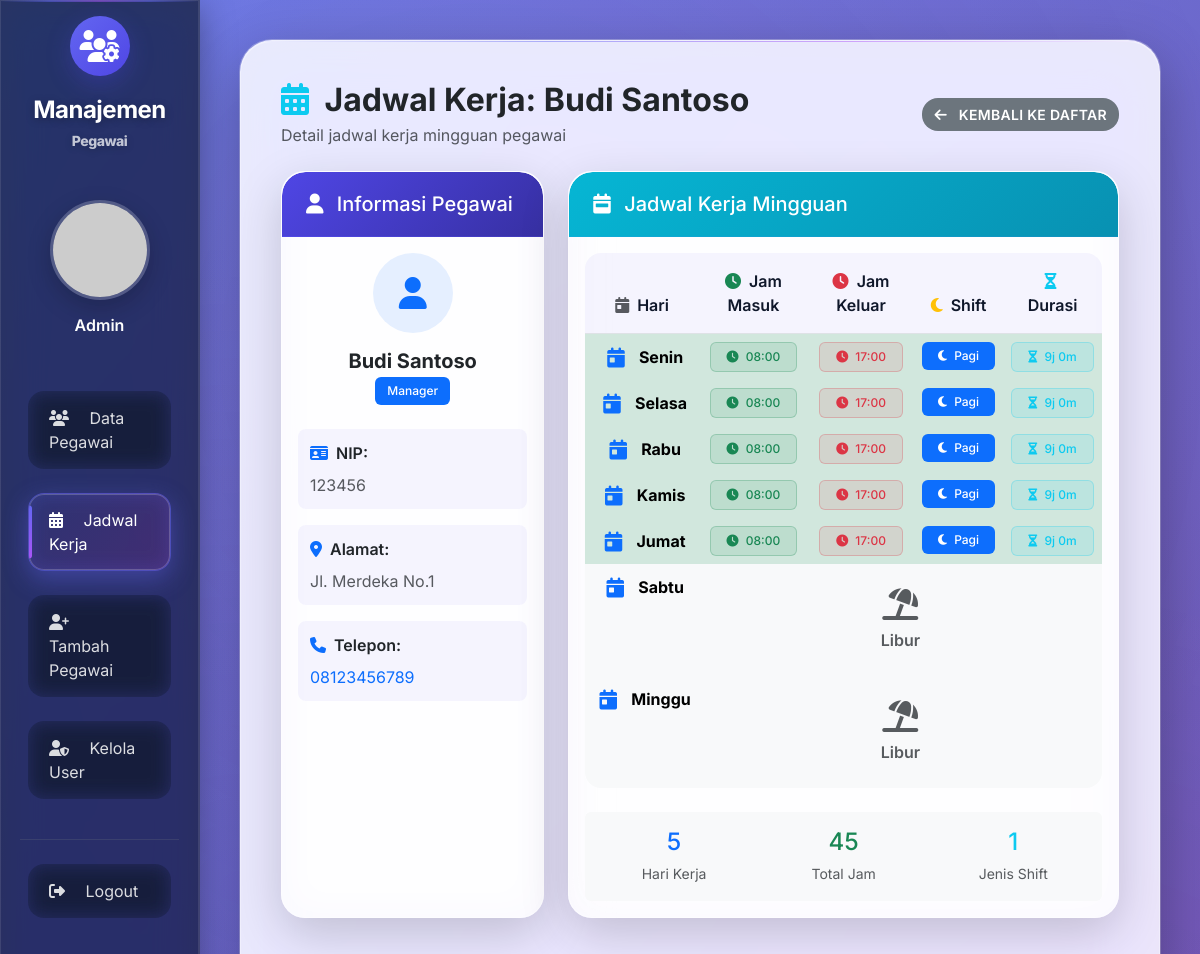
Screenshot of /pegawai/jadwal.php?id=1 (signed in) with the database file from the repository.
### tables this page shows
CREATE TABLE `pegawai` (
  `id` INT AUTO_INCREMENT PRIMARY KEY,
  `nama` VARCHAR(100) NOT NULL,
  `nip` VARCHAR(20) NOT NULL UNIQUE,
  `jabatan` VARCHAR(50) NOT NULL,
  `alamat` TEXT,
  `telepon` VARCHAR(15),
  `tanggal_lahir` DATE
);

CREATE TABLE `jadwal_kerja` (
  `id` INT AUTO_INCREMENT PRIMARY KEY,
  `pegawai_id` INT NOT NULL,
  `hari` ENUM('Senin','Selasa','Rabu','Kamis','Jumat','Sabtu','Minggu') NOT NULL,
  `jam_masuk` TIME NOT NULL,
  `jam_keluar` TIME NOT NULL,
  `shift` ENUM('Pagi','Siang','Malam') NOT NULL,
  FOREIGN KEY (pegawai_id) REFERENCES pegawai(id) ON DELETE CASCADE
);

### pegawai/jadwal.php (the view, shortened to what this page needs)
<?php
include '../inc/db.php';
include '../inc/header.php';
include '../inc/navbar.php';
$id = isset($_GET['id']) ? intval($_GET['id']) : 0;
if ($id > 0) {
  $pegawai = mysqli_query($conn, "SELECT * FROM pegawai WHERE id=$id");
  $data_pegawai = mysqli_fetch_assoc($pegawai);
  $jadwal_result = mysqli_query($conn, "
    SELECT * FROM jadwal_kerja
    WHERE pegawai_id=$id
    ORDER BY FIELD(hari, 'Senin', 'Selasa', 'Rabu', 'Kamis', 'Jumat', 'Sabtu', 'Minggu')
  ");
  $jadwal_data = [];
  while ($jadwal = mysqli_fetch_assoc($jadwal_result)) {
    $jadwal_data[$jadwal['hari']] = $jadwal;
  }
  $hari_list = ['Senin', 'Selasa', 'Rabu', 'Kamis', 'Jumat', 'Sabtu', 'Minggu'];
}
?>
<?php if ($id > 0): ?>
  <div class="d-flex justify-content-between align-items-center mb-4">
    <div>
      <h2 class="fw-bold text-dark mb-1">
        <i class="fas fa-calendar-alt text-info me-2"></i>
        Jadwal Kerja: <?= htmlspecialchars($data_pegawai['nama']) ?>
      </h2>
      <p class="text-muted mb-0">Detail jadwal kerja mingguan pegawai</p>
    </div>
    <a href="list.php" class="btn btn-secondary">
      <i class="fas fa-arrow-left me-2"></i>
      Kembali ke Daftar
    </a>
  </div>
  <div class="row">
    <div class="col-lg-4 mb-4">
      <div class="card shadow-lg h-100">
        <div class="card-header bg-gradient-primary text-white">
          <h5 class="mb-0">
            <i class="fas fa-user me-2"></i>
            Informasi Pegawai
          </h5>
        </div>
        <div class="card-body">
          <div class="text-center mb-4">
            <div class="avatar-lg bg-primary bg-opacity-10 rounded-circle d-flex align-items-center justify-content-center mx-auto mb-3" style="width: 80px; height: 80px;">
              <i class="fas fa-user fa-2x text-primary"></i>
            </div>
            <h5 class="fw-bold mb-1"><?= htmlspecialchars($data_pegawai['nama']) ?></h5>
            <span class="badge bg-primary"><?= htmlspecialchars($data_pegawai['jabatan']) ?></span>
          </div>
          <div class="info-item mb-3">
            <div class="d-flex align-items-center mb-2">
              <i class="fas fa-id-card text-primary me-2"></i>
              <span class="fw-semibold">NIP:</span>
            </div>
            <p class="mb-0 text-muted"><?= htmlspecialchars($data_pegawai['nip']) ?></p>
          </div>
          <div class="info-item mb-3">
            <div class="d-flex align-items-center mb-2">
              <i class="fas fa-map-marker-alt text-primary me-2"></i>
              <span class="fw-semibold">Alamat:</span>
            </div>
            <p class="mb-0 text-muted"><?= htmlspecialchars($data_pegawai['alamat']) ?></p>
          </div>
          <div class="info-item">
            <div class="d-flex align-items-center mb-2">
              <i class="fas fa-phone text-primary me-2"></i>
              <span class="fw-semibold">Telepon:</span>
            </div>
            <a href="tel:<?= htmlspecialchars($data_pegawai['telepon']) ?>" class="text-decoration-none">
              <?= htmlspecialchars($data_pegawai['telepon']) ?>
            </a>
          </div>
        </div>
      </div>
    </div>
    <div class="col-lg-8 mb-4">
      <div class="card shadow-lg h-100">
        <div class="card-header bg-gradient-info text-white">
          <h5 class="mb-0">
            <i class="fas fa-calendar-week me-2"></i>
            Jadwal Kerja Mingguan
          </h5>
        </div>
        <div class="card-body">
          <div class="table-responsive">
            <table class="table table-borderless mb-0">
              <thead>
                <tr class="border-bottom">
                  <th class="text-center">
                    <i class="fas fa-calendar-day text-muted me-1"></i>
                    Hari
                  </th>
                  <th class="text-center">
                    <i class="fas fa-clock text-success me-1"></i>
                    Jam Masuk
                  </th>
                  <th class="text-center">
                    <i class="fas fa-clock text-danger me-1"></i>
                    Jam Keluar
                  </th>
                  <th class="text-center">
                    <i class="fas fa-moon text-warning me-1"></i>
                    Shift
                  </th>
                  <th class="text-center">
                    <i class="fas fa-hourglass-half text-info me-1"></i>
                    Durasi
                  </th>
                </tr>
              </thead>
              <tbody>
                <?php foreach ($hari_list as $hari): ?>
                  <?php $jadwal = isset($jadwal_data[$hari]) ? $jadwal_data[$hari] : null; ?>
                  <tr class="jadwal-row <?= $jadwal ? 'table-success' : 'table-light' ?>">
                    <td class="text-center">
                      <div class="d-flex align-items-center justify-content-center">
                        <div class="day-icon me-2">
                          <i class="fas fa-calendar-day fa-lg text-primary"></i>
                        </div>
                        <span class="fw-bold"><?= $hari ?></span>
                      </div>
                    </td>
                    <?php if ($jadwal): ?>
                      <td class="text-center">
                        <span class="badge bg-success bg-opacity-10 text-success border border-success border-opacity-25 px-3 py-2">
                          <i class="fas fa-clock me-1"></i>
                          <?= date('H:i', strtotime($jadwal['jam_masuk'])) ?>
                        </span>
                      </td>
                      <td class="text-center">
                        <span class="badge bg-danger bg-opacity-10 text-danger border border-danger border-opacity-25 px-3 py-2">
                          <i class="fas fa-clock me-1"></i>
                          <?= date('H:i', strtotime($jadwal['jam_keluar'])) ?>
                        </span>
                      </td>
                      <td class="text-center">
                        <?php
                        $shift_colors = [
                          'Pagi' => 'bg-primary',
                          'Siang' => 'bg-warning',
                          'Malam' => 'bg-dark'
                        ];
                        $shift_color = $shift_colors[$jadwal['shift']] ?? 'bg-secondary';
                        ?>
                        <span class="badge <?= $shift_color ?> px-3 py-2">
                          <i class="fas fa-moon me-1"></i>
                          <?= $jadwal['shift'] ?>
                        </span>
                      </td>
                      <td class="text-center">
                        <?php
                        $masuk = strtotime($jadwal['jam_masuk']);
                        $keluar = strtotime($jadwal['jam_keluar']);
                        $durasi = $keluar - $masuk;
                        $jam = floor($durasi / 3600);
                        $menit = floor(($durasi % 3600) / 60);
                        ?>
                        <span class="badge bg-info bg-opacity-10 text-info border border-info border-opacity-25 px-3 py-2">
                          <i class="fas fa-hourglass-half me-1"></i>
                          <?= $jam ?>j <?= $menit ?>m
                        </span>
                      </td>
                    <?php else: ?>
                      <td colspan="4" class="text-center">
                        <div class="text-muted py-3">
                          <i class="fas fa-umbrella-beach fa-2x mb-2"></i>
                          <br>
                          <span class="fw-semibold">Libur</span>
                        </div>
                      </td>
                    <?php endif; ?>
                  </tr>
                <?php endforeach; ?>
              </tbody>
            </table>
          </div>
          <div class="mt-4 p-3 bg-light rounded">
            <div class="row text-center">
              <div class="col-4">
                <div class="summary-item">
                  <h4 class="text-primary mb-1"><?= count($jadwal_data) ?></h4>
                  <small class="text-muted">Hari Kerja</small>
                </div>
              </div>
              <div class="col-4">
                <div class="summary-item">
                  <h4 class="text-success mb-1">
                    <?php
                    $total_hours = 0;
                    foreach ($jadwal_data as $jadwal) {
                      $masuk = strtotime($jadwal['jam_masuk']);
                      $keluar = strtotime($jadwal['jam_keluar']);
                      $total_hours += ($keluar - $masuk) / 3600;
                    }
                    echo round($total_hours, 1);
                    ?>
                  </h4>
                  <small class="text-muted">Total Jam</small>
                </div>
              </div>
              <div class="col-4">
                <div class="summary-item">
                  <h4 class="text-info mb-1"><?= count(array_unique(array_column($jadwal_data, 'shift'))) ?></h4>
                  <small class="text-muted">Jenis Shift</small>
                </div>
              </div>
            </div>
          </div>
        </div>
      </div>
    </div>
  </div>
<?php endif; ?>
<?php include '../inc/footer.php'; ?>

### inc/header.php (shortened to what this page needs)
<!DOCTYPE html>
<html lang="id">
<head>
  <link href="https://cdn.jsdelivr.net/npm/bootstrap@5.3.0/dist/css/bootstrap.min.css" rel="stylesheet">
  <link href="https://cdnjs.cloudflare.com/ajax/libs/font-awesome/6.4.0/css/all.min.css" rel="stylesheet">
</head>
<body>

### inc/navbar.php (shortened to what this page needs)
<?php
$role = isset($_SESSION['user']['role']) ? $_SESSION['user']['role'] : '';
$username = isset($_SESSION['user']['username']) ? $_SESSION['user']['username'] : '';
?>
<div class="container-fluid">
  <div class="row">
    <nav id="sidebarMenu" class="col-md-3 col-lg-2 d-md-block sidebar collapse min-vh-100">
      <div class="position-sticky pt-3">
        <div class="text-center mb-5">
          <div class="brand-logo mb-3">
            <div class="brand-icon-container">
              <i class="fas fa-users-cog fa-2x text-white"></i>
            </div>
          </div>
          <a class="navbar-brand text-white d-block" href="/manajemen/index.php">
            <span class="fw-bold fs-4">Manajemen</span><br>
            <small class="text-light opacity-75">Pegawai</small>
          </a>
        </div>
        <div class="text-center mb-5">
          <div class="user-avatar-container mb-3">
            <img src="https://ui-avatars.com/api/?name=<?= urlencode($username) ?>&background=4f46e5&color=fff&size=100&font-size=0.4"
                 class="user-avatar" alt="User Avatar"
                 onerror="this.style.display='none'; this.nextElementSibling.style.display='flex';">
          </div>
          <div class="user-info">
            <h6 class="text-white mb-2 fw-semibold"><?= ucfirst($username) ?></h6>
          </div>
        </div>
        <ul class="nav flex-column px-2">
          <li class="nav-item mb-2">
            <a class="nav-link <?= strpos($_SERVER['PHP_SELF'], 'list.php') !== false ? 'active' : '' ?>"
               href="/manajemen/pegawai/list.php">
              <i class="fas fa-users me-3"></i>
              <span>Data Pegawai</span>
            </a>
          </li>
          <li class="nav-item mb-2">
            <a class="nav-link <?= strpos($_SERVER['PHP_SELF'], 'jadwal.php') !== false ? 'active' : '' ?>"
               href="/manajemen/pegawai/jadwal.php">
              <i class="fas fa-calendar-alt me-3"></i>
              <span>Jadwal Kerja</span>
            </a>
          </li>
          <?php if ($role === 'admin'): ?>
          <li class="nav-item mb-2">
            <a class="nav-link <?= strpos($_SERVER['PHP_SELF'], 'tambah.php') !== false ? 'active' : '' ?>"
               href="/manajemen/pegawai/tambah.php">
              <i class="fas fa-user-plus me-3"></i>
              <span>Tambah Pegawai</span>
            </a>
          </li>
          <li class="nav-item mb-2">
            <a class="nav-link <?= strpos($_SERVER['PHP_SELF'], 'user/list.php') !== false ? 'active' : '' ?>"
               href="/manajemen/user/list.php">
              <i class="fas fa-user-shield me-3"></i>
              <span>Kelola User</span>
            </a>
          </li>
          <?php endif; ?>
          <li class="nav-item mt-4 pt-3 border-top border-secondary border-opacity-25">
            <a class="nav-link logout-link" href="/manajemen/logout.php">
              <i class="fas fa-sign-out-alt me-3"></i>
              <span>Logout</span>
            </a>
          </li>
        </ul>
      </div>
    </nav>
    <main class="col-md-9 ms-sm-auto col-lg-10 px-md-4 pt-4">
      <div class="main-content-wrapper">

### inc/footer.php (shortened to what this page needs)
    </main>
  </div>
</div>
</body>
</html>

### pegawai/jadwal.php (style rules this page uses)
.bg-gradient-primary { background: linear-gradient(135deg, #4f46e5, #3730a3); }
.bg-gradient-info { background: linear-gradient(135deg, #06b6d4, #0891b2); }
.avatar-lg { width: 80px; height: 80px; }
.jadwal-row { transition: all 0.3s ease; }
.day-icon { width: 30px; height: 30px; display: flex; align-items: center; justify-content: center; }
.summary-item h4 { font-size: 1.5rem; }
.info-item { padding: 0.75rem; border-radius: 8px; background: rgba(79, 70, 229, 0.05); }
.table tbody tr { transition: all 0.2s ease; }
.badge { font-size: 0.75rem; font-weight: 500; }

### rows the page displays
pegawai: nama "Budi Santoso", jabatan "Manager", nip "123456", alamat "Jl. Merdeka No.1", telepon "08123456789"
jadwal_kerja: hari "Senin", jam_masuk "08:00", jam_keluar "17:00", shift "Pagi", jam "9", menit "0"
jadwal_kerja: hari "Selasa", jam_masuk "08:00", jam_keluar "17:00", shift "Pagi", jam "9", menit "0"
jadwal_kerja: hari "Rabu", jam_masuk "08:00", jam_keluar "17:00", shift "Pagi", jam "9", menit "0"
jadwal_kerja: hari "Kamis", jam_masuk "08:00", jam_keluar "17:00", shift "Pagi", jam "9", menit "0"
jadwal_kerja: hari "Jumat", jam_masuk "08:00", jam_keluar "17:00", shift "Pagi", jam "9", menit "0"

### other values shown
$username "Admin"
$hari "Sabtu"
$hari "Minggu"
count($jadwal_data) "5"
$total_hours "45"
count(array_unique(array_column($jadwal_data, 'shift'))) "1"
